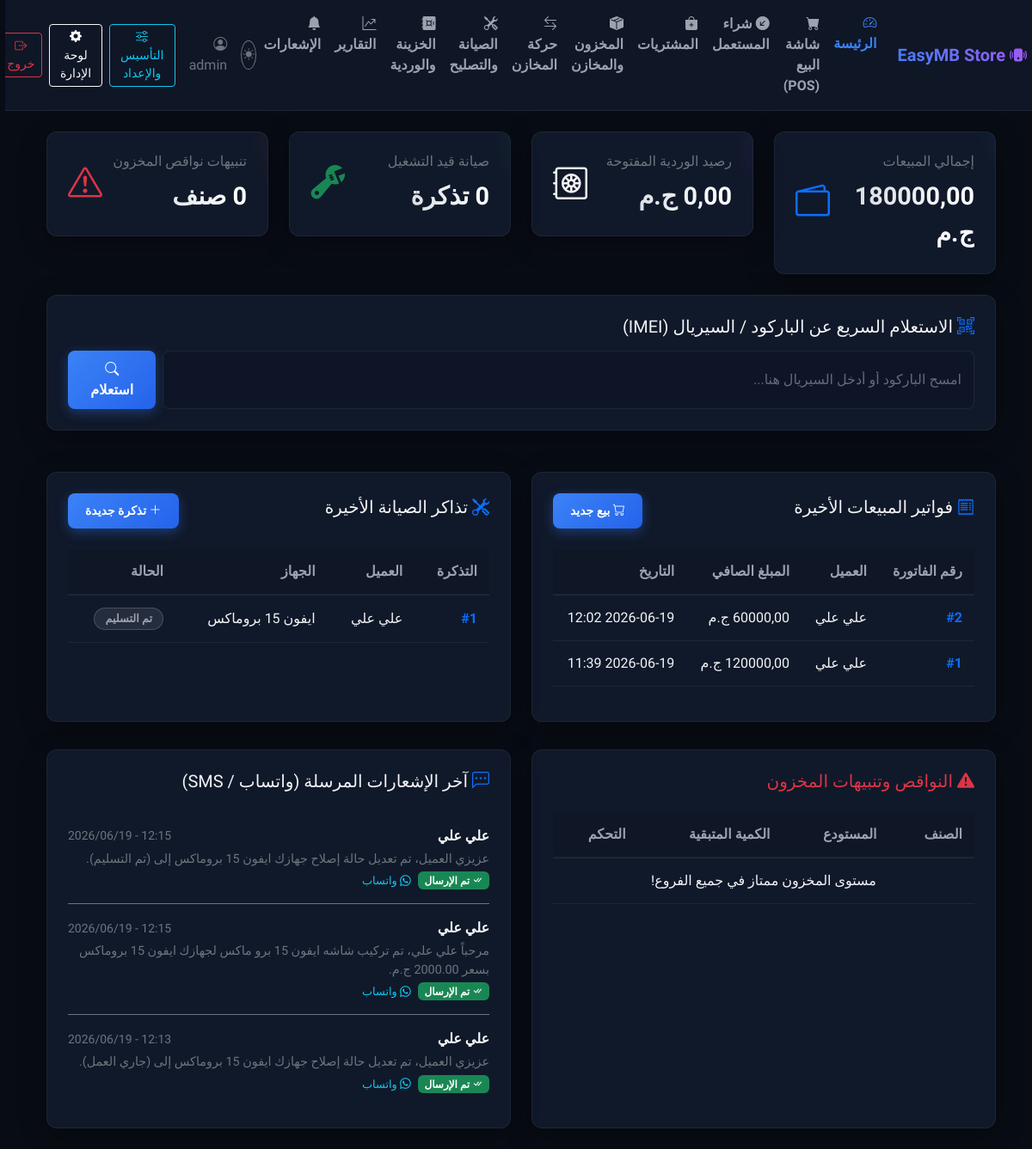
The app's page / (signed in), older data.
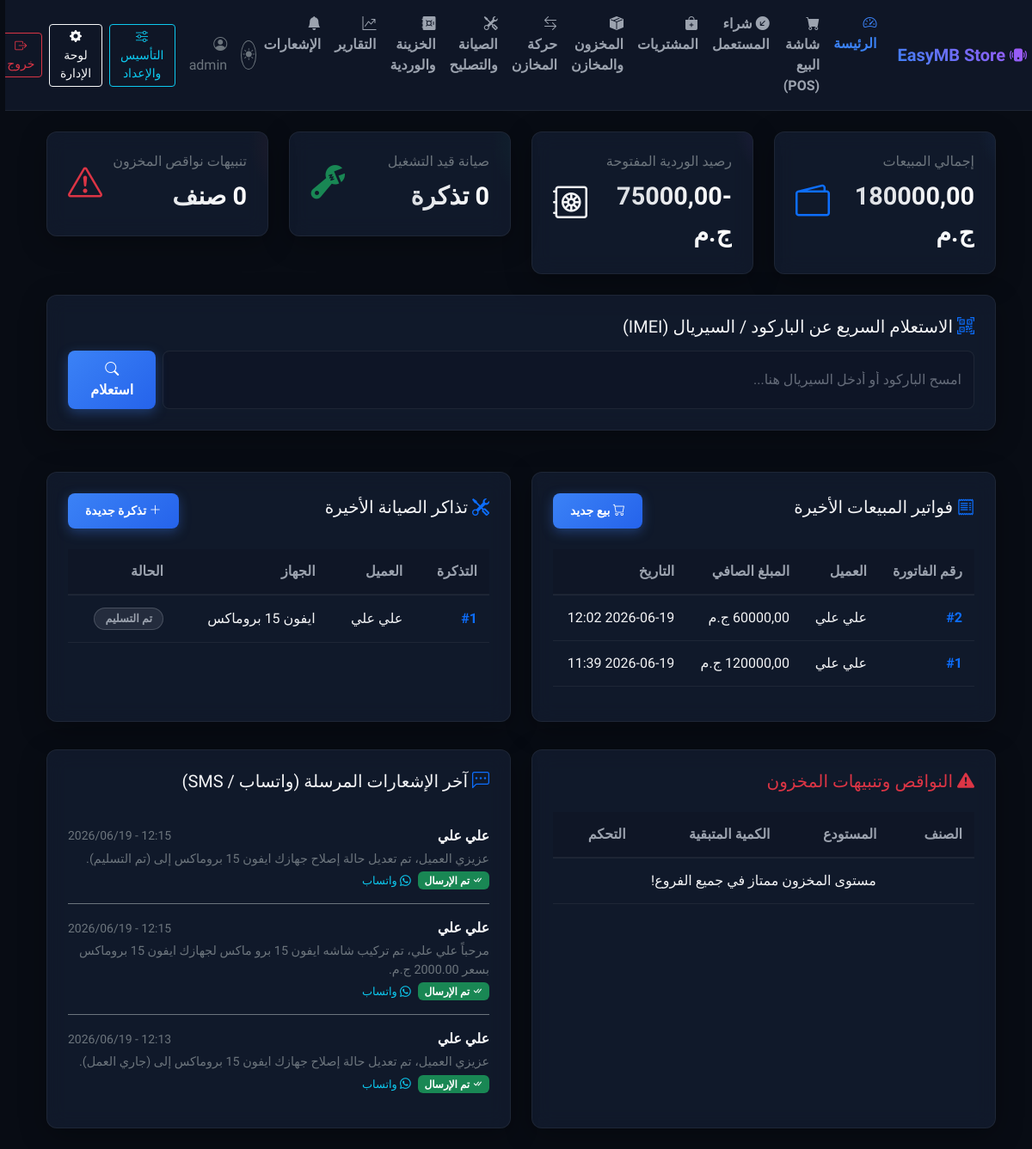
The same page, newer data.
### erp/models.py (models this page shows)
class CashShift(models.Model):
    STATUS_CHOICES = (('open', '������'), ('closed', '�����'))
    cashier = models.ForeignKey(User, on_delete=models.PROTECT, verbose_name="�������")
    start_time = models.DateTimeField(auto_now_add=True, verbose_name="��� ��� �������")
    end_time = models.DateTimeField(null=True, blank=True, verbose_name="��� ����� �������")
    opening_balance = models.DecimalField(max_digits=10, decimal_places=2, verbose_name="���� �������")
    expected_closing_balance = models.DecimalField(max_digits=12, decimal_places=2, default=0, verbose_name="������ ������ �������")
    actual_cash = models.DecimalField(max_digits=12, decimal_places=2, null=True, blank=True, verbose_name="������ ������ ������")
    status = models.CharField(max_length=20, choices=STATUS_CHOICES, default='open', verbose_name="���� �������")
    class Meta:
        verbose_name = "����� �����"
        verbose_name_plural = "������ �������"

### erp/views.py (the view, shortened to what this page needs)
# urls.py: path('', views.dashboard_view, name='dashboard'),
@login_required
def dashboard_view(request):
    store_setting = StoreSetting.objects.first()
    total_sales = SaleInvoice.objects.aggregate(total=models.Sum('net_amount'))['total'] or 0.00
    active_shift = CashShift.objects.filter(cashier=request.user, status='open').first()
    active_shift_balance = active_shift.expected_closing_balance if active_shift else 0.00
    active_repairs_count = RepairTicket.objects.exclude(status='delivered').count()
    low_stock_items = Stock.objects.filter(quantity__lt=5).select_related('product', 'warehouse')
    recent_sales = SaleInvoice.objects.order_by('-date_created')[:5].select_related('customer', 'cashier')
    recent_tickets = RepairTicket.objects.order_by('-id')[:5].select_related('customer', 'technician')
    recent_notifications = NotificationLog.objects.order_by('-sent_at')[:5].select_related('customer')
    search_query = request.GET.get('q', '').strip()
    search_result = None
    context = {
        'store_setting': store_setting,
        'total_sales': total_sales,
        'active_shift': active_shift,
        'active_shift_balance': active_shift_balance,
        'active_repairs_count': active_repairs_count,
        'low_stock_items': low_stock_items,
        'recent_sales': recent_sales,
        'recent_tickets': recent_tickets,
        'recent_notifications': recent_notifications,
        'search_result': search_result,
        'search_query': search_query,
    }
    return render(request, 'erp/dashboard.html', context)

### erp/templates/erp/dashboard.html (shortened to what the changed rows need)
{% extends 'erp/base.html' %}
{% block content %}
<div class="row g-4 mb-4">
    {% if perms.erp.view_cashshift %}
    <div class="col-md-3">
        <div class="glass-card kpi-card secondary">
            <div class="d-flex justify-content-between align-items-center">
                <div>
                    <h6 class="text-secondary mb-1">رصيد الوردية المفتوحة</h6>
                    <div class="kpi-value">
                        {% if active_shift %}
                            {{ active_shift_balance|floatformat:2 }} ج.م
                        {% else %}
                            <span class="fs-6 text-danger">مغلقة</span>
                        {% endif %}
                    </div>
                </div>
            </div>
        </div>
    </div>
    {% endif %}
</div>
<div class="row g-4">
    {% if perms.erp.view_saleinvoice %}
    <div class="{% if perms.erp.view_repairticket %}col-lg-6{% else %}col-lg-12{% endif %}">
        <div class="glass-card p-4 h-100">
            <div class="table-responsive">
                <table class="table table-custom">
                    <thead>
                        <tr>
                            <th>رقم الفاتورة</th>
                            <th>العميل</th>
                            <th>المبلغ الصافي</th>
                            <th>التاريخ</th>
                        </tr>
                    </thead>
                </table>
            </div>
        </div>
    </div>
    {% endif %}
    {% if perms.erp.view_repairticket %}
    <div class="{% if perms.erp.view_saleinvoice %}col-lg-6{% else %}col-lg-12{% endif %}">
        <div class="glass-card p-4 h-100">
            <div class="table-responsive">
                <table class="table table-custom">
                    <thead>
                        <tr>
                            <th>التذكرة</th>
                            <th>العميل</th>
                            <th>الجهاز</th>
                            <th>الحالة</th>
                        </tr>
                    </thead>
                </table>
            </div>
        </div>
    </div>
    {% endif %}
</div>
<div class="row g-4 mt-2">
    {% if perms.erp.view_stock %}
    <div class="{% if perms.erp.view_repairticket %}col-lg-6{% else %}col-lg-12{% endif %}">
        <div class="glass-card p-4 h-100">
            <div class="table-responsive">
                <table class="table table-custom">
                    <thead>
                        <tr>
                            <th>الصنف</th>
                            <th>المستودع</th>
                            <th>الكمية المتبقية</th>
                            <th>التحكم</th>
                        </tr>
                    </thead>
                </table>
            </div>
        </div>
    </div>
    {% endif %}
</div>
{% endblock %}

Row changes from the older to the newer data that the page shows:
changed CashShift: expected_closing_balance "0,00" → "-75000,00"
